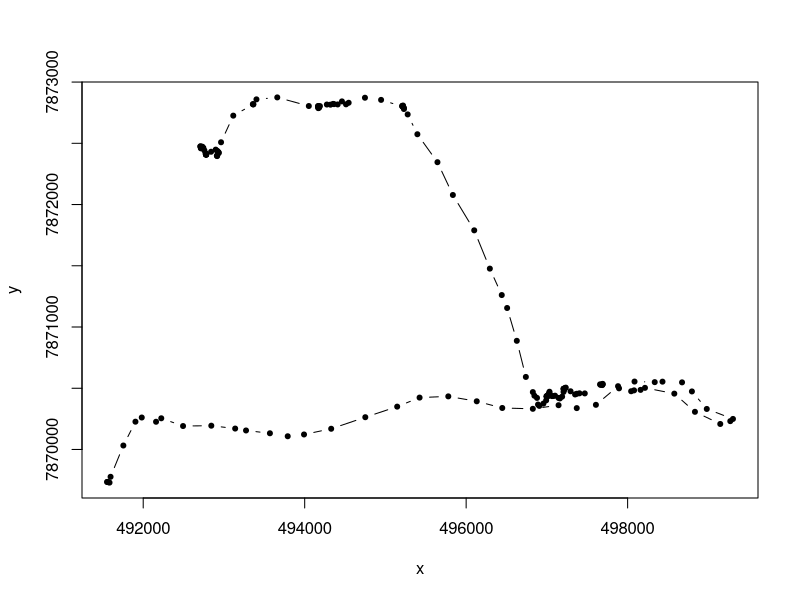

Reproduce this figure in R.
# TD2 : Mouvement animal

rm(list=ls())
library(mvtnorm)

# Data 
data <- read.table('dryad_zebra.csv', heade=TRUE, sep=',')
head(data)
Y <- as.matrix(data[, c('speed', 'angle')])
X <- as.matrix(data[, c('x', 'y')])
n <- nrow(Y)
K <- 3
data <- list(X=X, Y=Y)
plot(X, type='b', pch=20)

# Init
library(mclust)
init <- Mclust(Y, G=K)
tau <- init$z
eta <- array(0, dim=c(n, K, K))
for(t in 2:n){eta[t, , ] <- tau[t-1, ]%o%tau[t, ]}
eStep <- list(tau=tau, eta=eta)

Forward <- function(data, mStep){
  n <- nrow(data$Y); K <- length(mStep$nu)
  phi <- t(sapply(1:n, function(t){sapply(1:K, function(k){
    mvtnorm::dmvnorm(data$Y[t, ], mean=mStep$mu[k, ], sigma=mStep$sigma[k, , ])
  })}))
  F <- matrix(NA, n, K)
  F[1, ] <- mStep$nu * phi[1, ]
  logLik <- log(sum(F[1, ]))
  F[1, ] <- F[1, ] / sum(F[1, ])
  for(t in 2:n){
    F[t, ] <- phi[t, ] * (F[t-1, ]%*%mStep$pi)
    logLik <- logLik + log(sum(F[t, ]))
    F[t, ] <- F[t, ] / sum(F[t, ])
  }
  return(list(F=F, phi=phi, logLik=logLik))
}
Backward <- function(forward, mStep){
  n <- nrow(forward$F); K <- length(mStep$nu)
  tau <- matrix(NA, n, K); eta <- array(0, dim=c(n, K, K))
  tau[n, ] <- forward$F[n, ]
  for(t in (n-1):1){
    G <- as.vector(forward$F[t, ]%*%mStep$pi)
    B <- tau[t+1, ]/G
    eta[t+1, , ] <- (forward$F[t, ]%o%B) * mStep$pi
    tau[t, ] <- rowSums(eta[t+1, , ])
    tau[t, ] <- tau[t, ] / sum(tau[t, ])
  }
  return(list(tau=tau, eta=eta))
}
Estep <- function(data, mStep){
  forward <- Forward(data=data, mStep=mStep)
  backward <- Backward(forward=forward, mStep=mStep)
  return(list(tau=backward$tau, eta=backward$eta, phi=forward$phi, logLik=forward$logLik))
}
Mstep <- function(data, eStep){
  nu <- eStep$tau[1, ]
  pi <- apply(eStep$eta, c(2, 3), sum)
  pi <- pi / rowSums(pi)
  N <- colSums(eStep$tau); K <- length(N)
  mu <- t(eStep$tau)%*%data$Y / N%o%rep(1, 2)
  sigma <- array(NA, dim=c(K, ncol(Y), ncol(Y)))
  for(k in 1:K){
    sigma[k, , ] <- t(data$Y)%*%diag(eStep$tau[, k])%*%data$Y / N[k]
    sigma[k, , ] <- sigma[k, , ] - mu[k, ]%o%mu[k, ]
  }
  return(list(nu=nu, pi=pi, mu=mu, sigma=sigma))
}

mStep <- Mstep(data=data, eStep=eStep)
forward <- Forward(data=data, mStep=mStep)
